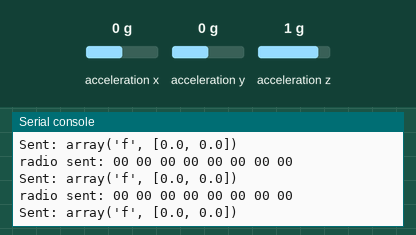
Bench run of a program on a simulated Raspberry Pi Pico running MicroPython. Shown: the last lines printed to the serial console. The test bench sets the inputs (shaded band); at power-on: acceleration x 0 g, acceleration y 0 g, acceleration z 1 g. No radio messages arrive unless stated (any console line starting 'radio sent:' is added by the test bench).

Above: at 1.2 s.
1.3 s: acceleration x set to -1.4 g
At 1.8 s:
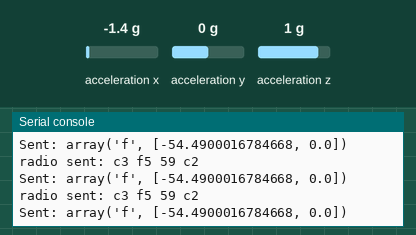
2.8 s: acceleration y set to -1.4 g
At 3.5 s:
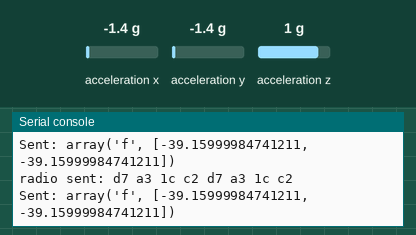
4.3 s: acceleration z set to -1.4 g
At 5.1 s:
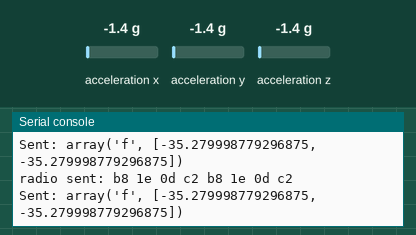
5.8 s: acceleration x set to -0.8 g
At 6.6 s:
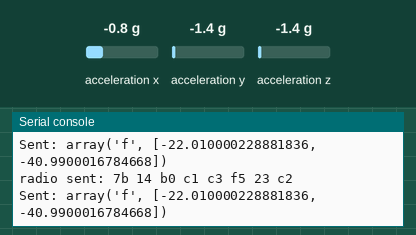
7.3 s: acceleration y set to -0.8 g
At 8.3 s:
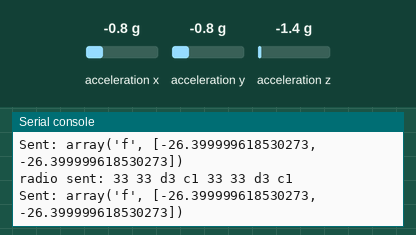
8.8 s: acceleration z set to 0 g
At 9.7 s:
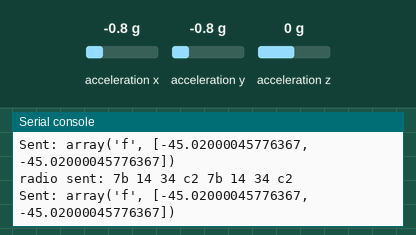
Timing chart, 0 to 11.3 s (numbered marks = the images above; inputs shaded):
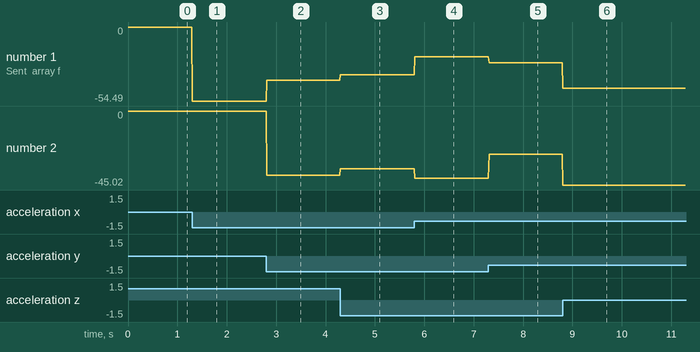

The program:

Gesture_Control_Transmitter.py
```python
import time
import utime
import struct
import machine
from machine import Pin, SPI, I2C
from nrf24l01 import NRF24L01
from imu import MPU6050
from time import sleep
import math
import array

i2c = I2C(1, sda=Pin(10), scl=Pin(11), freq=400000)
imu = MPU6050(i2c)

gyro_data = array.array('f', [0, 0])

spi = machine.SPI(0, sck=Pin(6), mosi=Pin(3), miso=Pin(4))

#nrf24l01 module connections
csn = machine.Pin(5, mode=Pin.OUT, value=1)
ce = machine.Pin(17, mode=Pin.OUT, value=0)
nrf = NRF24L01(spi, csn, ce, channel=0, payload_size=32)

nrf.open_tx_pipe(b'1Node')
nrf.open_rx_pipe(1, b'2Node')

nrf.stop_listening()

print("Transmitter Initialized")

while True:
    try:
        ax = round(imu.accel.x, 2)
        ay = round(imu.accel.y, 2)
        az = round(imu.accel.z, 2)

        angle_x = (math.asin((ax)/math.sqrt((ax ** 2)+(ay ** 2)+(az ** 2))) * 180)/3.14
        angle_y = (math.asin((ay)/math.sqrt((ax ** 2)+(ay ** 2)+(az ** 2))) * 180)/3.14

        gyro_data[0] = round(angle_x, 2)
        gyro_data[1] = round(angle_y, 2)

        data = struct.pack('ff', *gyro_data)
        nrf.send(data)
        print('Sent:', gyro_data)

        sleep(0.01)

    except OSError as e:
        print("Send failed:", e)
        time.sleep(0.1)
```

Measured:
- after the input at 1.3 s, the serial console: prints a new line at once (image 1)
- after the input at 2.8 s, the serial console: prints a new line at once (image 2)
- after the input at 4.3 s, the serial console: prints a new line at once (image 3)
- after the input at 5.8 s, the serial console: prints a new line at once (image 4)
- after the input at 7.3 s, the serial console: prints a new line at once (image 5)
- after the input at 8.8 s, the serial console: prints a new line at once (image 6)
- plotted number 1: 0 → -54.49 after the input at 1.3 s, -54.49 → -39.16 after the input at 2.8 s, -39.16 → -35.28 after the input at 4.3 s, -35.28 → -22.01 after the input at 5.8 s, -22.01 → -26.4 after the input at 7.3 s
- plotted number 2: 0 → -39.16 after the input at 2.8 s, -39.16 → -35.28 after the input at 4.3 s, -35.28 → -40.99 after the input at 5.8 s, -40.99 → -26.4 after the input at 7.3 s, -26.4 → -45.02 after the input at 8.8 s
